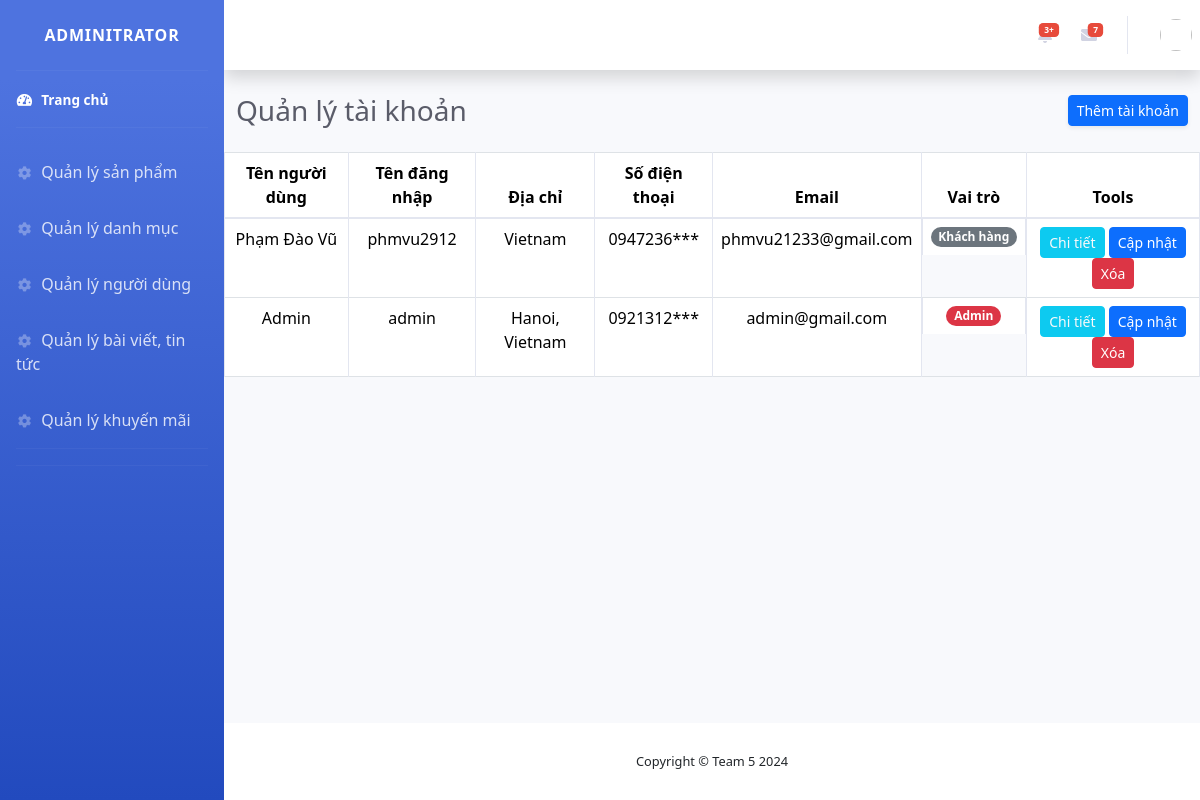
Screenshot of /admin/?act=users (signed in) with the database file from the repository.
### tables this page shows
CREATE TABLE `nguoi_dung` (
  `id_nguoi_dung` int(11) NOT NULL,
  `ten_dang_nhap` varchar(50) NOT NULL,
  `ten_nguoi_dung` varchar(50) NOT NULL,
  `mat_khau` varchar(10) NOT NULL,
  `dia_chi` varchar(100) NOT NULL,
  `sdt` varchar(10) NOT NULL,
  `email` varchar(50) NOT NULL,
  `vai_tro` tinyint(1) NOT NULL DEFAULT 1
);

### admin/controllers/UsersController.php (called while the page is built, shortened)
<?php
function usersListAll() {
    $users = listAllUsers('nguoi_dung');
    require_once PATH_VIEW_ADMIN . 'layouts/master.php';
};

### admin/index.php (called while the page is built, shortened)
<?php
require_once '../commons/model.php';
$act = $_GET['act'] ?? '/';
match ($act) {
    '/' => dashboard(),
    'login' => authenShowFormLogin(),
    'logout' => authenLogout(),
    'products' => productsListAll(),
    'products-edit' => productsEdit($_GET['id']),
    'products-add' => productsCreate(),
    'products-delete' => productsDelete($_GET['id']),
    'products-details' => productsListOne($_GET['id']),
    'catalogues' => cataloguesListAll(),
    'catalogues-add' => cataloguesCreate(),
    'catalogues-edit' => cataloguesEdit($_GET['id']),
    'catalogues-delete' => cataloguesDelete($_GET['id']),
    'users' => usersListAll(),
    'users-details' => usersListOne($_GET['id']),
    'users-add' => userCreate(),
    'users-edit' => userUpdate($_GET['id']),
    'users-delete' => userDelete($_GET['id']),
    'news' => newsListAll(),
    'news-edit' => newsEdit($_GET['id']),
    'news-add' => newsCreate(),
    'news-delete' => newsDelete($_GET['id']),
    'vouchers' => vouchersList(),
    'vouchers-edit' => voucherEdit($_GET['id']),
    'vouchers-add' => voucherCreate(),
    'vouchers-delete' => voucherDelete($_GET['id']),
    'vouchers-details' => voucherListOne($_GET['id']),
};

### commons/model.php (called while the page is built, shortened)
<?php
if (!function_exists('listAllUsers')) {
    function listAllUsers($tableName)
    {
        try {
            $sql = "SELECT * FROM $tableName ORDER BY id_nguoi_dung DESC";
            $stmt = $GLOBALS['conn']->prepare($sql);
            $stmt->execute();
            return $stmt->fetchAll();
        } catch (\Exception $e) {
            debug($e);
        }
    }
}

### admin/views/users/index.php (the view)
<div class="container-fluid">
    <div class="d-sm-flex align-items-center justify-content-between mb-4">
        <h1 class="h3 mb-0 text-gray-800">Quản lý tài khoản</h1>
        <a href="?act=users-add" class="d-none d-sm-inline-block btn btn-sm btn-primary shadow-sm">Thêm tài khoản</a>
    </div>
    <div class="row">
    <table class="table table-bordered" id="dataTable" width="100%" cellspacing="0">
        <thead>
            <tr class='text-center'>
                <th>Tên người dùng</th>
                <th>Tên đăng nhập</th>
                <th>Địa chỉ</th>
                <th>Số điện thoại</th>
                <th>Email</th>
                <th>Vai trò</th>
                <th>Tools</th>
            </tr>
        </thead>
        <tbody>
            <?php foreach($users as $item) : ?>
                <tr class='text-center'>
                    <td><?= $item['ten_nguoi_dung'] ?></td>
                    <td><?= $item['ten_dang_nhap'] ?></td>
                    <td><?= $item['dia_chi'] ?></td>
                    <?php
                        $sdt = $item['sdt'];
                        $sdt_private = substr($sdt, 0, 7);
                    ?>
                    <td><?= $sdt_private . '***'  ?></td>
                    <td><?= $item['email'] ?></td>
                    <td class="d-flex justify-content-center align-items-center"><?= $item['vai_tro'] == 0 ? '<span class="badge rounded-pill text-bg-danger">Admin</span>' : '<span class="badge rounded-pill text-bg-secondary">Khách hàng</span>' ?></td>
                    <td class='text-center'>
                        <a class='btn btn-info btn-sm text-light' href="?act=users-details&id=<?= $item['id_nguoi_dung'] ?>">Chi tiết</a>
                        <a class='btn btn-primary btn-sm' href="?act=users-edit&id=<?= $item['id_nguoi_dung'] ?>">Cập nhật</a>
                        <a class='btn btn-danger btn-sm' onclick="return confirm('Bạn có muốn xóa sản phẩm này không?')" href="?act=users-delete&id=<?= $item['id_nguoi_dung'] ?>">Xóa</a>
                    </td>
                </tr>
            <?php endforeach; ?>
        </tbody>
        </table>
    </div>
</div>

### admin/views/layouts/master.php (shortened to what this page needs)
<!DOCTYPE html>
<html lang="en">
<head>
    <link href="<?= BASE_URL ?>assets/admin/vendor/fontawesome-free/css/all.min.css" rel="stylesheet" type="text/css">
    <link href="<?= BASE_URL ?>assets/admin/css/sb-admin-2.min.css" rel="stylesheet">
    <link href="https://cdn.jsdelivr.net/npm/bootstrap@5.3.2/dist/css/bootstrap.min.css" rel="stylesheet">
</head>
<body id="page-top">
    <div id="wrapper">
        <?php require_once PATH_VIEW_ADMIN . 'layouts/partials/sidebar.php'; ?>
        <div id="content-wrapper" class="d-flex flex-column">
            <div id="content">
                <?php require_once PATH_VIEW_ADMIN . 'layouts/partials/topbar.php'; ?>
                <?php require_once PATH_VIEW_ADMIN . $view . '.php'; ?>
            </div>
            <?php require_once PATH_VIEW_ADMIN . 'layouts/partials/footer.php'; ?>
        </div>
    </div>
</body>
</html>

### admin/views/layouts/partials/sidebar.php (shortened to what this page needs)
<ul class="navbar-nav bg-gradient-primary sidebar sidebar-dark accordion" id="accordionSidebar">
<a class="sidebar-brand d-flex align-items-center justify-content-center" href="index.html">
    <div class="sidebar-brand-text mx-3">ADMINITRATOR</div>
</a>
<hr class="sidebar-divider my-0">
<li class="nav-item active">
    <a class="nav-link" href="<?= BASE_URL_ADMIN ?>">
        <i class="fas fa-fw fa-tachometer-alt"></i>
        <span>Trang chủ</span></a>
</li>
<hr class="sidebar-divider">
<li class="nav-item">
    <a class="nav-link collapsed" href="<?= BASE_URL_ADMIN ?>?act=products">
        <i class="fas fa-fw fa-cog"></i>
        Quản lý sản phẩm
    </a>
</li>
<li class="nav-item">
    <a class="nav-link collapsed" href="<?= BASE_URL_ADMIN ?>?act=catalogues">
        <i class="fas fa-fw fa-cog"></i>
        Quản lý danh mục
    </a>
</li>
<li class="nav-item">
    <a class="nav-link collapsed" href="<?= BASE_URL_ADMIN ?>?act=users">
        <i class="fas fa-fw fa-cog"></i>
        Quản lý người dùng
    </a>
</li>
<li class="nav-item">
    <a class="nav-link collapsed" href="<?= BASE_URL_ADMIN ?>?act=news">
        <i class="fas fa-fw fa-cog"></i>
        Quản lý bài viết, tin tức
    </a>
</li>
<li class="nav-item">
    <a class="nav-link collapsed" href="<?= BASE_URL_ADMIN ?>?act=vouchers">
        <i class="fas fa-fw fa-cog"></i>
        Quản lý khuyến mãi
    </a>
</li>
<hr class="sidebar-divider">
<hr class="sidebar-divider d-none d-md-block">
</ul>

### admin/views/layouts/partials/topbar.php (shortened to what this page needs)
<nav class="navbar navbar-expand navbar-light bg-white topbar mb-4 static-top shadow">
                    <ul class="navbar-nav ml-auto">
                        <li class="nav-item dropdown no-arrow mx-1">
                            <a class="nav-link dropdown-toggle" href="#" id="alertsDropdown" role="button"
                                data-toggle="dropdown" aria-haspopup="true" aria-expanded="false">
                                <span class="badge badge-danger badge-counter">3+</span>
                            </a>
                        </li>
                        <li class="nav-item dropdown no-arrow mx-1">
                            <a class="nav-link dropdown-toggle" href="#" id="messagesDropdown" role="button"
                                data-toggle="dropdown" aria-haspopup="true" aria-expanded="false">
                                <span class="badge badge-danger badge-counter">7</span>
                            </a>
                        </li>
                        <li class="nav-item dropdown no-arrow">
                            <a class="nav-link dropdown-toggle" href="#" id="userDropdown" role="button"
                                data-toggle="dropdown" aria-haspopup="true" aria-expanded="false">
                                <img class="img-profile rounded-circle"
                                    href="<?= BASE_URL ?>assets/admin/img/undraw_profile.svg">
                            </a>
                        </li>
                    </ul>
                </nav>

### admin/views/layouts/partials/footer.php
<footer class="sticky-footer bg-white">
    <div class="container my-auto">
        <div class="copyright text-center my-auto">
            <span>Copyright &copy; Team 5 2024</span>
        </div>
    </div>
</footer>

### rows the page displays
nguoi_dung: ten_nguoi_dung "Phạm Đào Vũ", ten_dang_nhap "phmvu2912", dia_chi "Vietnam", sdt "0947236", email "phmvu21233@gmail.com", vai_tro "Khách hàng"
nguoi_dung: ten_nguoi_dung "Admin", ten_dang_nhap "admin", dia_chi "Hanoi, Vietnam", sdt "0921312", email "admin@gmail.com", vai_tro "Admin"
